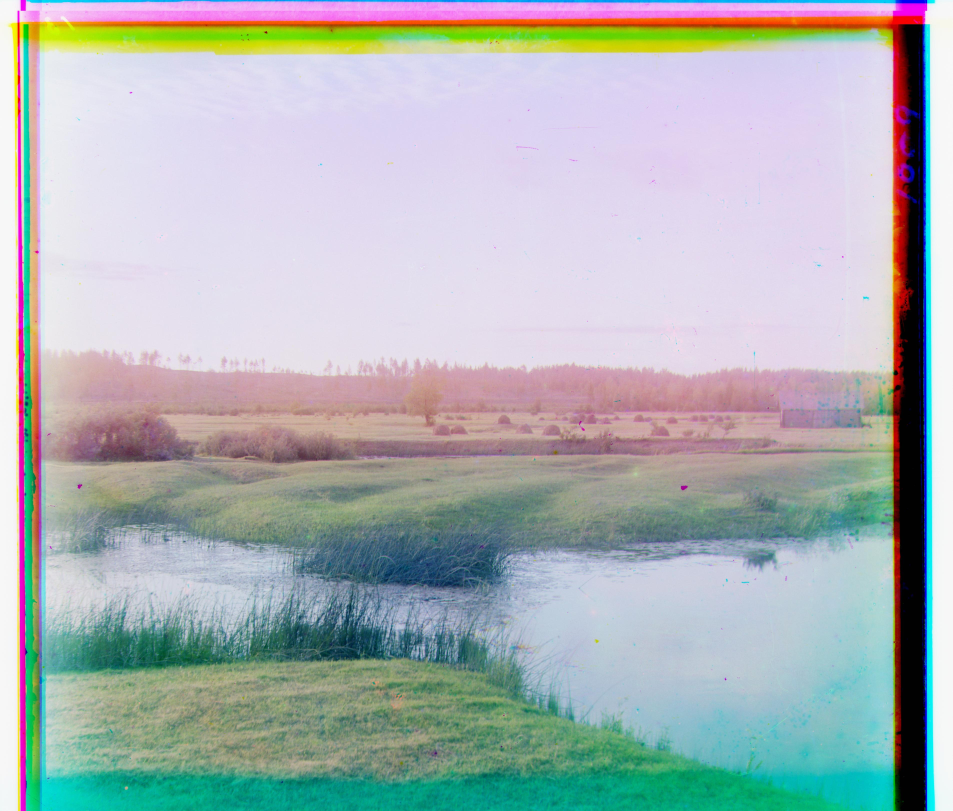
#> input picture proj 1/new images/river.jpg, 3809 x 3244 px, given in place of river.tif, which was not available (shown at 1/4 size)
$ python main.py
#> lines starting #> are read from the running program, lines starting #| are printed output that depends on the picture; pictures that were not available may be replaced by others from this repository, and a replacement may not be noted
# CS180 (CS280A): Project 1 starter Python code

# these are just some suggested libraries
# instead of scikit-image you could use matplotlib and opencv to read, write, and display images

import numpy as np
import skimage as sk
import skimage.io as skio

ssim = sk.metrics.structural_similarity

# name of the input file
imname = 'data/river.tif'

# read in the image
im = skio.imread(imname)
#> im is the input picture: shape (3244, 3809, 3); mean R, G, B 171.1, 179.5, 181.4

# Convert to double (might want to do this later on to save memory)
im = sk.img_as_float(im)

# compute the height of each part (just 1/3 of total)
height = np.floor(im.shape[0] / 3.0).astype(np.int32)
#> height = 1081

# separate color channels
b = im[:height]
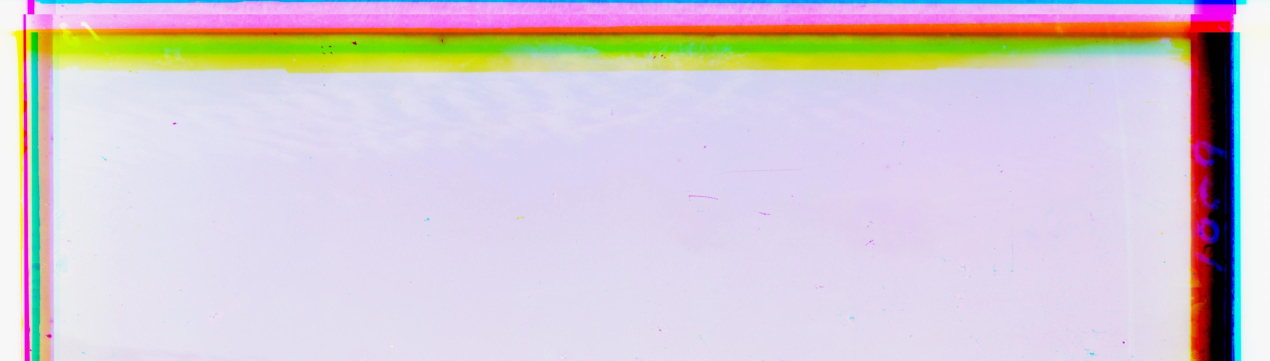
#> b: shape (1081, 3809, 3) float64 (shown at 1/3 size); mean R, G, B 0.834, 0.793, 0.822
g = im[height: 2*height]
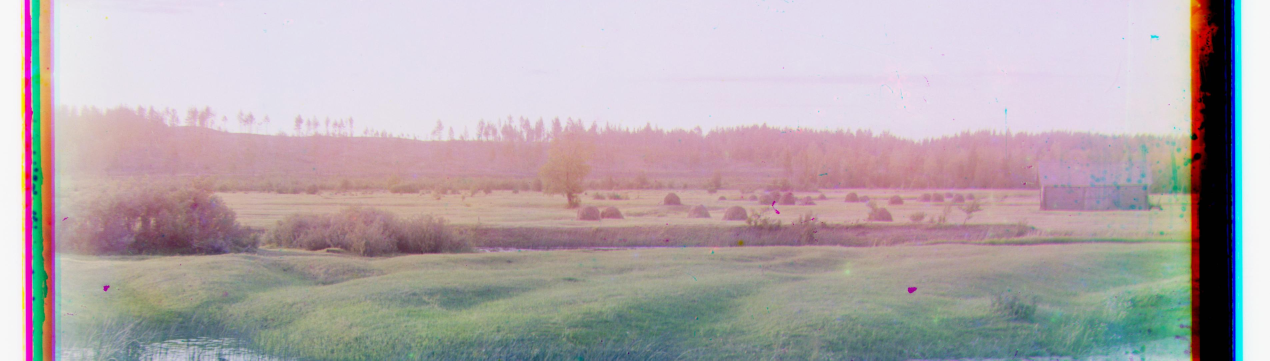
#> g: shape (1081, 3809, 3) float64 (shown at 1/3 size); mean R, G, B 0.71, 0.671, 0.685
r = im[2*height: 3*height]
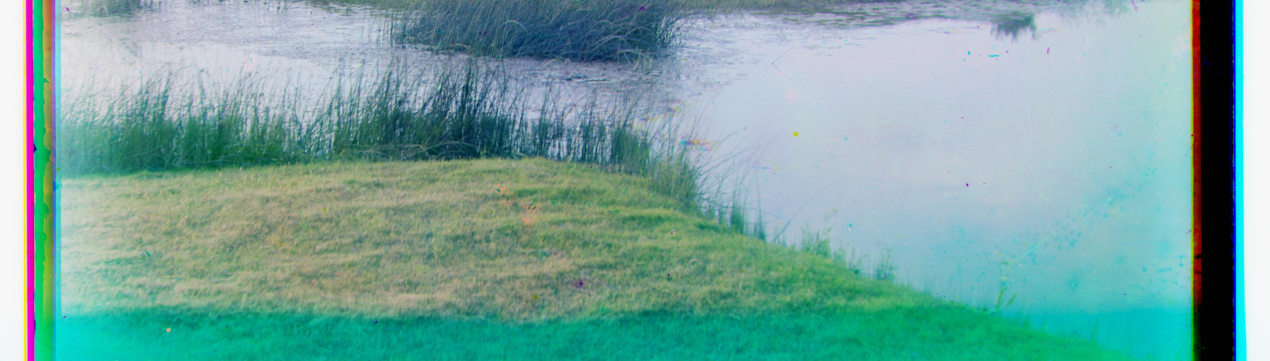
#> r: shape (1081, 3809, 3) float64 (shown at 1/3 size); mean R, G, B 0.47, 0.647, 0.628

# align the images
# functions that might be useful for aligning the images include:
# np.roll, np.sum, sk.transform.rescale (for multiscale)
def align(img1, img2, shift = 30):
    row_shift, col_shift = 0, 0
    dist = 0
    for i in range(-shift, shift):
        if i < 0:
            r_shift1 = img1[-i:]
            r_shift2 = img2[:i]
        elif i == 0:
            r_shift1 = img1
            r_shift2 = img2
        else:
            r_shift1 = img1[:-i]
            r_shift2 = img2[i:]
        for j in range(-shift, shift):
            if j < 0:
                c_shift1 = r_shift1[:, -j:]
                c_shift2 = r_shift2[:, :j]
            elif j == 0:
                c_shift1 = r_shift1
                c_shift2 = r_shift2
            else:
                c_shift1 = r_shift1[:, :-j]
                c_shift2 = r_shift2[:, j:]
            # img1_shifted = np.roll(img1, (i, j), axis = (0, 1))

            sim = ssim(c_shift1, c_shift2, data_range = 1)
            if sim > dist:
                dist = sim
                row_shift = i
                col_shift = j
    return row_shift, col_shift

def pyramid_align(img1, img2):
#> (the run stopped early here; a loop or call above may not have finished)

$ run again, with proj 1/new images/cathedral.jpg copied over proj 1/new images/river.jpg
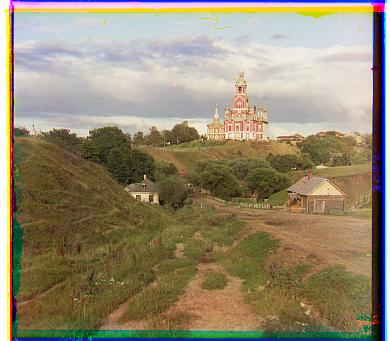
#> input picture proj 1/new images/cathedral.jpg, 390 x 341 px, given in place of river.tif, which was not available
#> im is the input picture: shape (341, 390, 3); mean R, G, B 149, 137.7, 113.6
#> `g = im[height: 2*height]`:
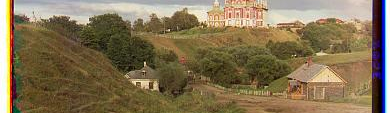
#> g: shape (113, 390, 3) float64; mean R, G, B 0.518, 0.451, 0.329
#> `r = im[2*height: 3*height]`:
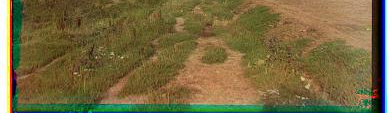
#> r: shape (113, 390, 3) float64; mean R, G, B 0.462, 0.41, 0.25

$ run again, with proj 1/new images/church.jpg copied over proj 1/new images/river.jpg
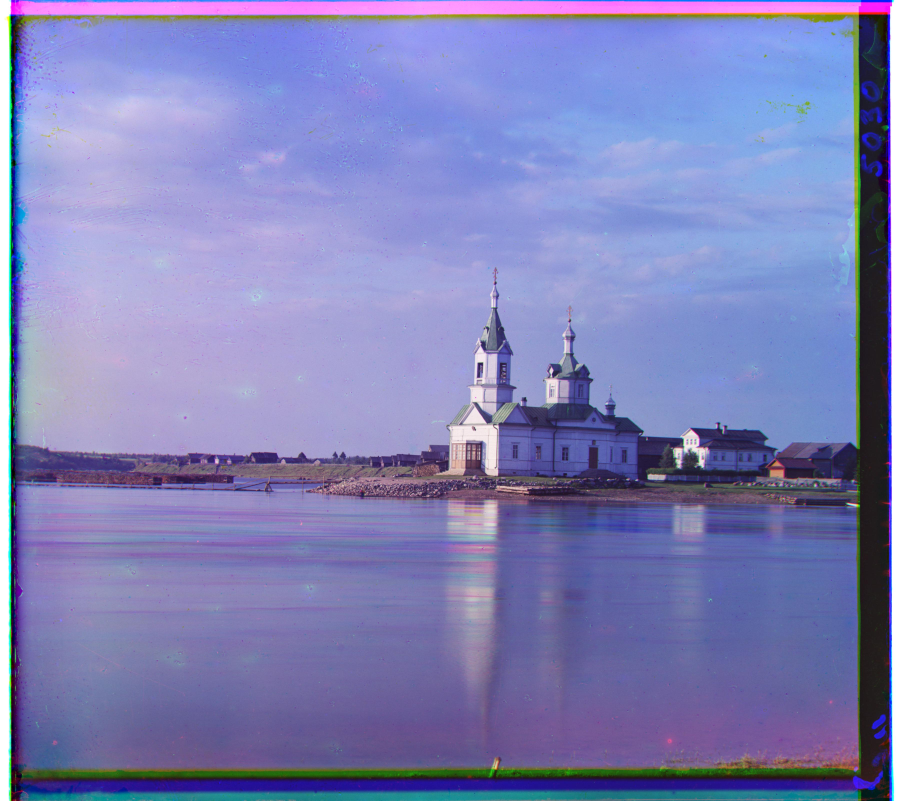
#> input picture proj 1/new images/church.jpg, 3634 x 3202 px, given in place of river.tif, which was not available (shown at 1/4 size)
#> im is the input picture: shape (3202, 3634, 3); mean R, G, B 128.7, 130.6, 183.5
#> `g = im[height: 2*height]`:
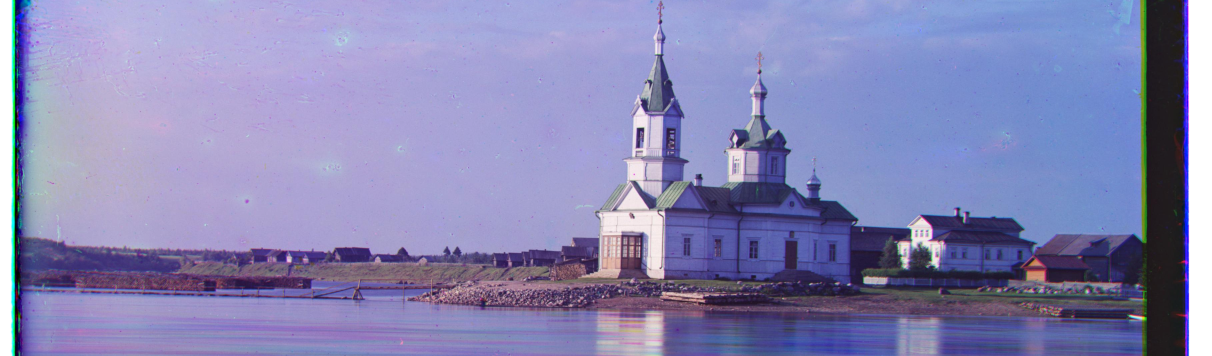
#> g: shape (1067, 3634, 3) float64 (shown at 1/3 size); mean R, G, B 0.531, 0.529, 0.708
#> `r = im[2*height: 3*height]`:
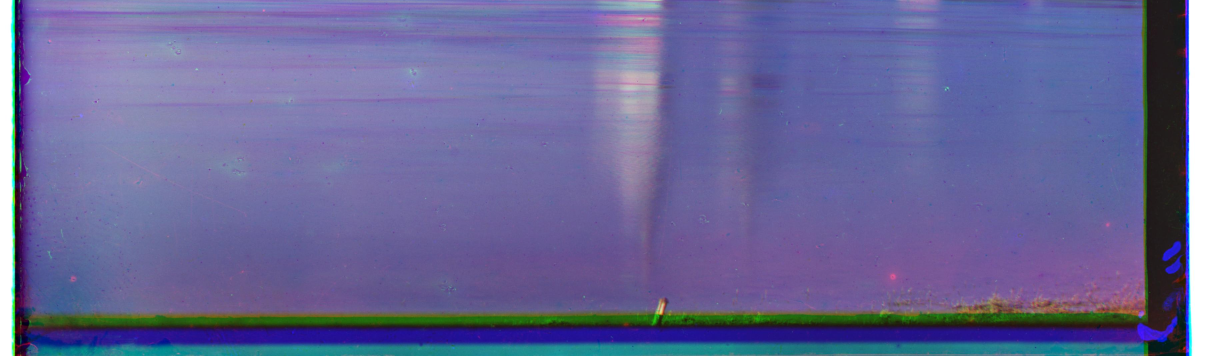
#> r: shape (1067, 3634, 3) float64 (shown at 1/3 size); mean R, G, B 0.409, 0.405, 0.598

$ run again, with proj 1/new images/emir.jpg copied over proj 1/new images/river.jpg
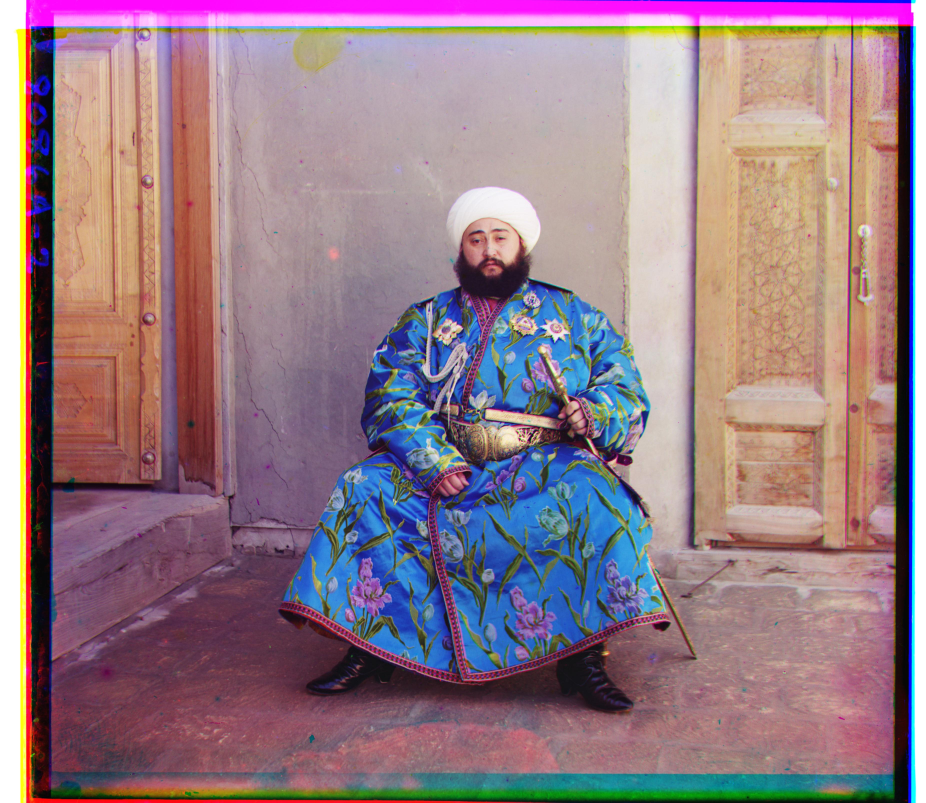
#> input picture proj 1/new images/emir.jpg, 3702 x 3209 px, given in place of river.tif, which was not available (shown at 1/4 size)
#> im is the input picture: shape (3209, 3702, 3); mean R, G, B 149.5, 124.1, 134.5
#> `g = im[height: 2*height]`:
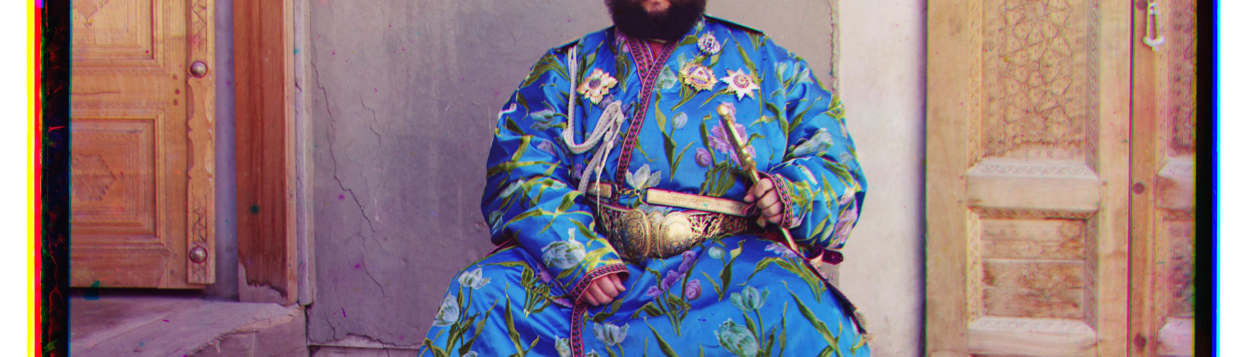
#> g: shape (1069, 3702, 3) float64 (shown at 1/3 size); mean R, G, B 0.549, 0.474, 0.506
#> `r = im[2*height: 3*height]`:
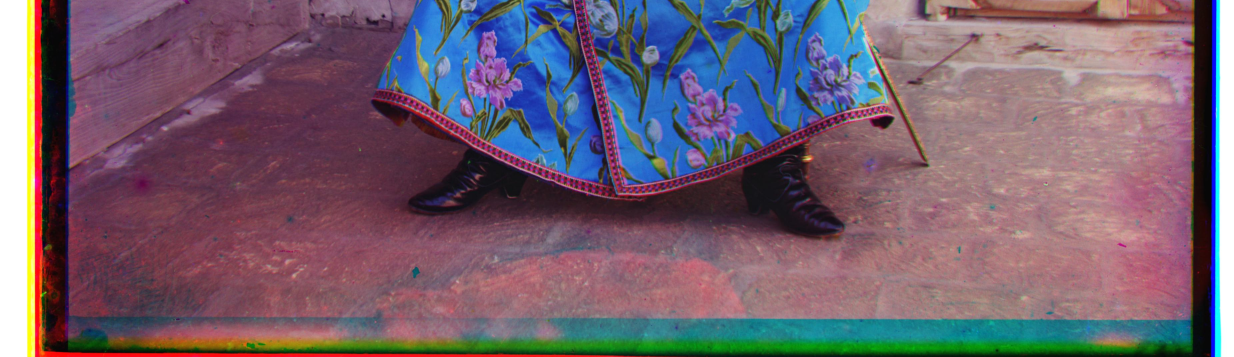
#> r: shape (1069, 3702, 3) float64 (shown at 1/3 size); mean R, G, B 0.453, 0.378, 0.436
